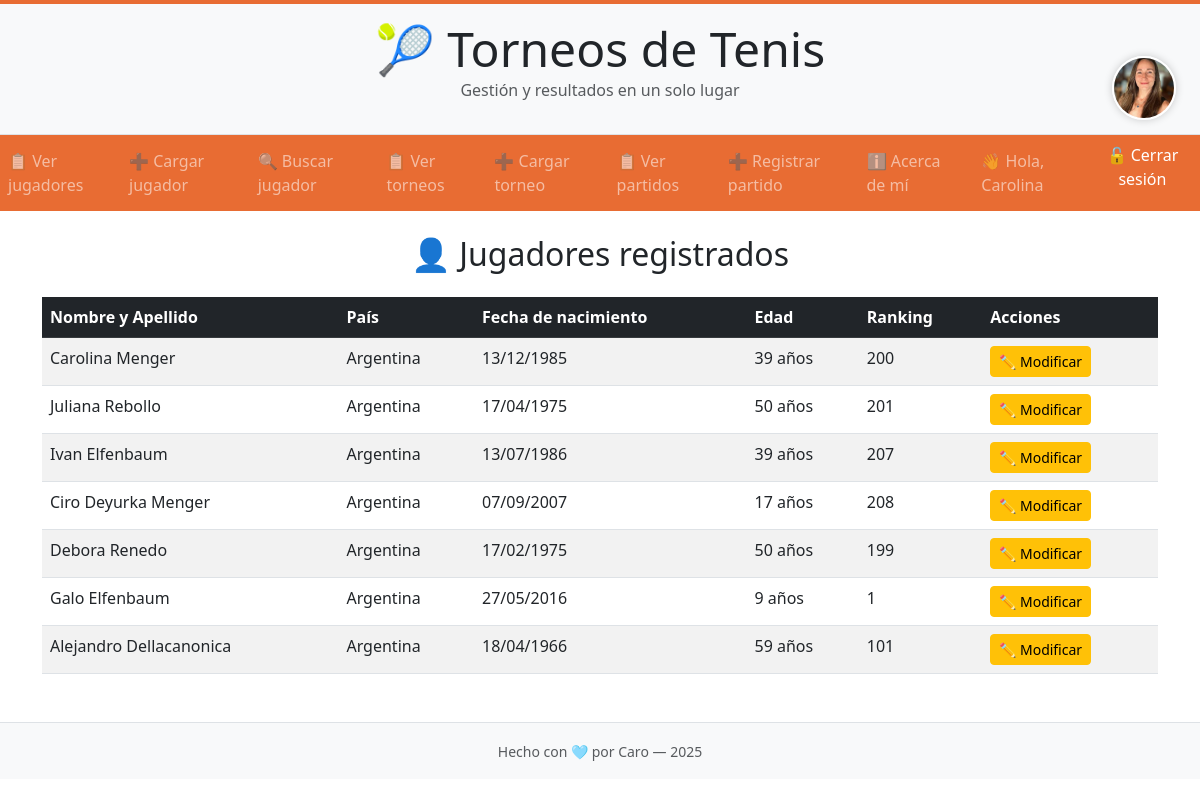
/jugadores/ (signed in), run on the app's committed database.
### gestion/models.py (models this page shows, shortened)
class Perfil(models.Model):
    usuario = models.OneToOneField(User, on_delete=models.CASCADE)
    foto = models.ImageField(upload_to='avatars/', default='avatars/default.jpg')

class Jugador(models.Model):
    nombre = models.CharField(max_length=100)
    apellido = models.CharField(max_length=100)
    fecha_nacimiento = models.DateField()
    ranking = models.IntegerField()
    pais = models.CharField(max_length=100, default="Argentina")
    def edad(self):
        hoy = date.today()
        return hoy.year - self.fecha_nacimiento.year - (
            (hoy.month, hoy.day) < (self.fecha_nacimiento.month, self.fecha_nacimiento.day)
        )

### gestion/views.py (the view)
# urls.py: path('jugadores/', JugadorList.as_view(), name='jugador_lista'),
class JugadorList(ListView):
    model = Jugador
    template_name = 'gestion/jugador_list.html'
    context_object_name = 'jugadores'

### gestion/templates/gestion/jugador_list.html (shortened to what this page needs)
{% extends 'gestion/base.html' %}
{% block content %}
<h2 class="text-center mb-4">👤 Jugadores registrados</h2>
<table class="table table-striped table-hover">
  <thead class="table-dark">
    <tr>
      <th>Nombre y Apellido</th>
      <th>País</th>
      <th>Fecha de nacimiento</th>
      <th>Edad</th>
      <th>Ranking</th>
      <th>Acciones</th>
    </tr>
  </thead>
  <tbody>
    {% for jugador in jugadores %}
    <tr>
      <td>{{ jugador.nombre }} {{ jugador.apellido }}</td>
      <td>{{ jugador.pais }}</td>
      <td>{{ jugador.fecha_nacimiento|date:"d/m/Y" }}</td>
      <td>{{ jugador.edad }} años</td>
      <td>{{ jugador.ranking }}</td>
      <td>
      <a href="{% url 'modificar_jugador' jugador.id %}" class="btn btn-sm btn-warning">
        ✏️ Modificar
      </a>
    </td>
    </tr>
    {% empty %}
    <tr>
      <td colspan="5" class="text-center text-muted">No hay jugadores cargados aún.</td>
    </tr>
    {% endfor %}
  </tbody>
</table>
{% endblock %}

### gestion/templates/gestion/base.html (shortened to what this page needs)
<!DOCTYPE html>
<html lang="es">
<head>
  <link href="https://cdn.jsdelivr.net/npm/bootstrap@5.3.0/dist/css/bootstrap.min.css" rel="stylesheet">
</head>
<body>
  <body>
  {% if user.is_authenticated and user.perfil.foto %}
  <div class="position-absolute" style="top: 56px; right: 24px;">
    <a href="{% url 'perfil' %}">
      <img src="{{ user.perfil.foto.url }}" class="avatar-perfil" alt="Foto de perfil">
    </a>
  </div>
{% endif %}
  <div class="bg-light text-center py-3 border-bottom">
    <h1 class="display-5 titulo-principal mb-0">🎾 Torneos de Tenis</h1>
    <p class="text-muted fs-6">Gestión y resultados en un solo lugar</p>
  </div>
  <nav class="navbar navbar-expand-lg navbar-dark" style="background-color: #e86c33;">
        <ul class="navbar-nav me-auto mb-2 mb-lg-0">
          <li class="nav-item"><a class="nav-link" href="{% url 'jugador_lista' %}">📋 Ver jugadores</a></li>
          <li class="nav-item"><a class="nav-link" href="{% url 'jugador_nuevo' %}">➕ Cargar jugador</a></li>
          <li class="nav-item"><a class="nav-link" href="{% url 'buscar_jugador' %}">🔍 Buscar jugador</a></li>
          <li class="nav-item"><a class="nav-link" href="{% url 'torneo_lista' %}">📋 Ver torneos</a></li>
          <li class="nav-item"><a class="nav-link" href="{% url 'torneo_nuevo' %}">➕ Cargar torneo</a></li>
          <li class="nav-item"><a class="nav-link" href="{% url 'partido_lista' %}">📋 Ver partidos</a></li>
          <li class="nav-item"><a class="nav-link" href="{% url 'partido_nuevo' %}">➕ Registrar partido</a></li>
          <li class="nav-item"><a class="nav-link" href="{% url 'about' %}">ℹ️ Acerca de mí</a></li>
        </ul>
        <ul class="navbar-nav ms-auto mb-2 mb-lg-0">
          {% if user.is_authenticated %}
        <li class="nav-item">
          <a class="nav-link" href="{% url 'perfil' %}">
          👋 Hola, {{ user.first_name|default:user.username }}
          </a>
        </li>
            <li class="nav-item">
              <form method="post" action="{% url 'logout' %}">
                <button type="submit" class="nav-link btn btn-link text-white p-0" style="text-decoration: none;">
                  🔓 Cerrar sesión
                </button>
              </form>
            </li>
          {% endif %}
        </ul>
  </nav>
  <div class="container mt-4">
    {% block content %}
    {% endblock %}
  </div>
  <footer class="bg-light text-center py-3 border-top mt-5">
    <small class="text-muted">Hecho con 🩵 por Caro — {% now "Y" %}</small>
  </footer>
</body>
</html>

### gestion/templates/gestion/base.html (style rules this page uses)
.navbar-nav .nav-item { margin-right: 10px; }
.nav-link { padding-top: 6px; padding-bottom: 6px; }
.avatar-perfil { width: 64px; height: 64px; object-fit: cover; border-radius: 50%; box-shadow: 0 0 8px rgba(0, 0, 0, 0.2); border: 2px solid white; transition: transform 0.3s ease; }

### data on the page
Jugador: nombre "Carolina", apellido "Menger", pais "Argentina", fecha_nacimiento "13/12/1985", edad "39", ranking "200"
Jugador: nombre "Juliana", apellido "Rebollo", pais "Argentina", fecha_nacimiento "17/04/1975", edad "50", ranking "201"
Jugador: nombre "Ivan", apellido "Elfenbaum", pais "Argentina", fecha_nacimiento "13/07/1986", edad "39", ranking "207"
Jugador: nombre "Ciro", apellido "Deyurka Menger", pais "Argentina", fecha_nacimiento "07/09/2007", edad "17", ranking "208"
Jugador: nombre "Debora", apellido "Renedo", pais "Argentina", fecha_nacimiento "17/02/1975", edad "50", ranking "199"
Jugador: nombre "Galo", apellido "Elfenbaum", pais "Argentina", fecha_nacimiento "27/05/2016", edad "9", ranking "1"
Jugador: nombre "Alejandro", apellido "Dellacanonica", pais "Argentina", fecha_nacimiento "18/04/1966", edad "59", ranking "101"

### other printed values
{{ user.first_name|default:user.username }} "Carolina"
